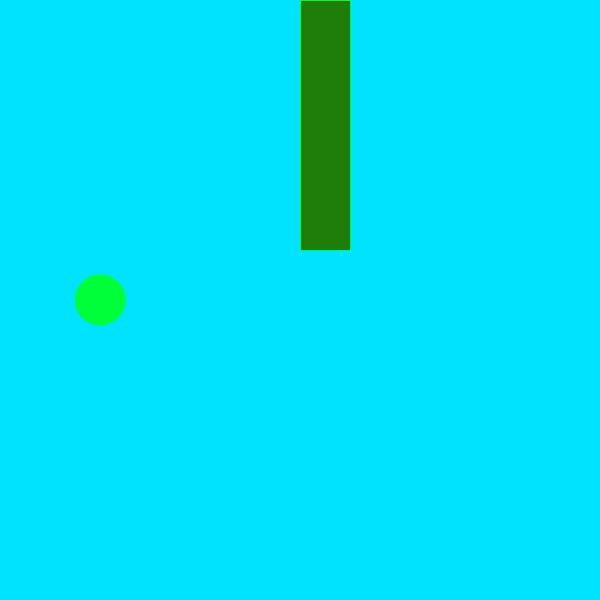
Frame 1 (no input)
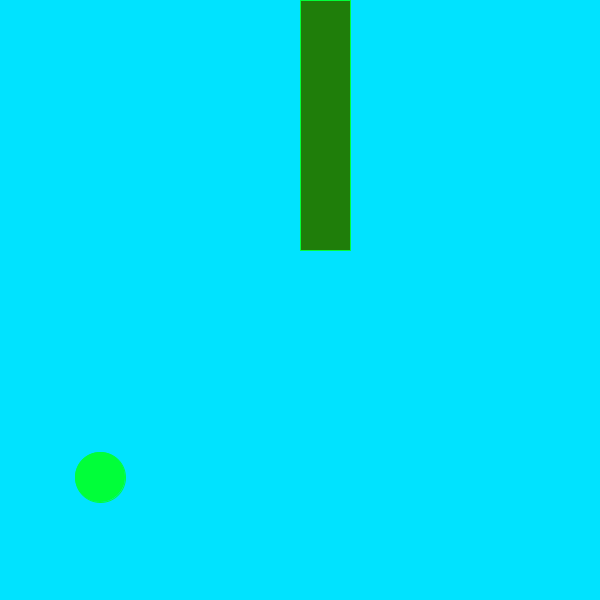
Frame 60 (the mouse pressed at the canvas centre just before this capture)
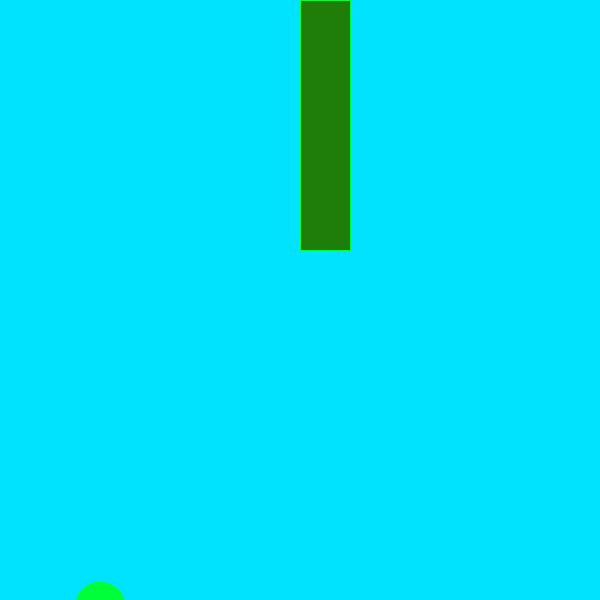
Frame 120 (the mouse held since frame 60 and released just before this capture)

The Processing sketch that drew these frames (run headless with seeded random() and noise(); from frame 60 on, the mouse is pressed at the canvas centre):

// Processing sketch: Flappy_bird
// ── Flappy_bird.pde
int x = 100;
int y= 300 ;
int bv = 50;
int bg = 3;
void draw(){
  background(#00E3FF);
fill(#00FF39);
stroke (#00FF39);
ellipse(x, y, 50, 50);
  y= y+bg;
  fill(#1F7E0A);
rect(300,0,  50, 250);
  
}
void setup(){
  size(600, 600);
  
}
void mousePressed(){
y= y-bv;

}
